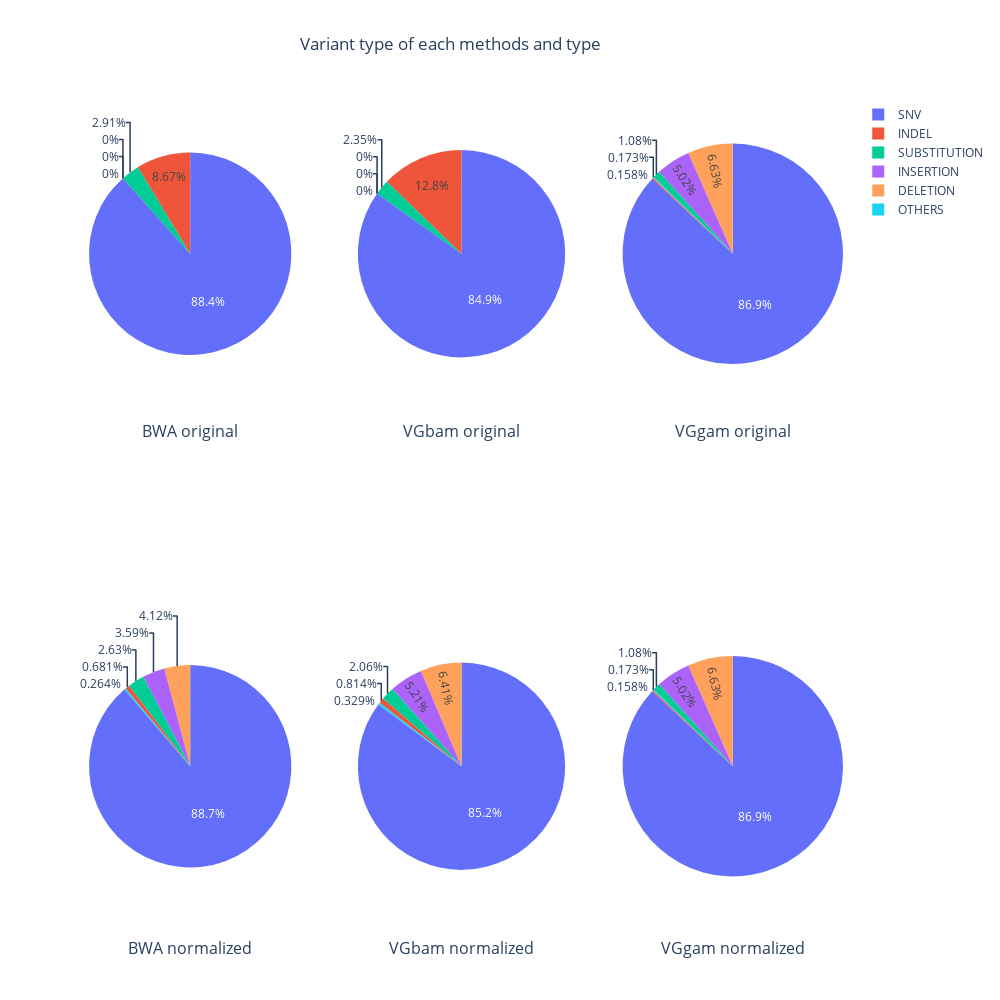

The notebook cell saved with this chart:
### Code cell
fig = make_subplots(2, 3, specs=specs,
                    subplot_titles=['BWA original','VGbam original','VGgam original', 'BWA normalized', 'VGbam normalized', 'VGgam normalized'])

                     
fig.add_trace(go.Pie(labels=labels, values=val_bwaOG, scalegroup='one',
                     name="BWA original"), 1, 1)
fig.add_trace(go.Pie(labels=labels, values=val_vgbamOG, scalegroup='one',
                     name="VGbam original"), 1, 2)
fig.add_trace(go.Pie(labels=labels, values=val_vggamOG, scalegroup='one',
                     name="VGgam original"), 1, 3)
fig.add_trace(go.Pie(labels=labels, values=val_bwaNORM, scalegroup='one',
                     name="BWA normalized"), 2, 1)
fig.add_trace(go.Pie(labels=labels, values=val_vgbamnorm, scalegroup='one',
                     name="VGbam normalized"), 2, 2)
fig.add_trace(go.Pie(labels=labels, values=val_vggamnorm, scalegroup='one',
                     name="VGgam normalized"), 2, 3)

fig.layout.annotations[0].update(y=0.58)
fig.layout.annotations[1].update(y=0.58)
fig.layout.annotations[2].update(y=0.58)
fig.layout.annotations[3].update(y=-0.05)
fig.layout.annotations[4].update(y=-0.05)
fig.layout.annotations[5].update(y=-0.05)


fig.update_layout(title_text='Variant type of each methods and type')
fig.update_layout(title_x=0.45)
fig.update_layout(
    autosize=False,
    width=1000,
    height=1000)
fig.show()

### Figure 1 — Plotly figure (JSON) as saved in the notebook; plotly's stock layout.template omitted (floating-point values rounded to 4 significant figures)
{"data": [{"domain": {"x": [0, 0.2889], "y": [0.625, 1]}, "labels": ["SNV", "INDEL", "SUBSTITUTION", "INSERTION", "DELETION", "OTHERS"], "name": "BWA original", "scalegroup": "one", "type": "pie", "values": [13893352, 1362135, 456448, 0, 0, 0]}, {"domain": {"x": [0.3556, 0.6444], "y": [0.625, 1]}, "labels": ["SNV", "INDEL", "SUBSTITUTION", "INSERTION", "DELETION", "OTHERS"], "name": "VGbam original", "scalegroup": "one", "type": "pie", "values": [13991960, 2110295, 386965, 0, 0, 0]}, {"domain": {"x": [0.7111, 1], "y": [0.625, 1]}, "labels": ["SNV", "INDEL", "SUBSTITUTION", "INSERTION", "DELETION", "OTHERS"], "name": "VGgam original", "scalegroup": "one", "type": "pie", "values": [16203843, 29520, 202086, 936146, 1235398, 32334]}, {"domain": {"x": [0, 0.2889], "y": [0, 0.375]}, "labels": ["SNV", "INDEL", "SUBSTITUTION", "INSERTION", "DELETION", "OTHERS"], "name": "BWA normalized", "scalegroup": "one", "type": "pie", "values": [13935811, 106996, 413875, 563453, 646929, 41429]}, {"domain": {"x": [0.3556, 0.6444], "y": [0, 0.375]}, "labels": ["SNV", "INDEL", "SUBSTITUTION", "INSERTION", "DELETION", "OTHERS"], "name": "VGbam normalized", "scalegroup": "one", "type": "pie", "values": [14038934, 134092, 339812, 859196, 1056867, 54221]}, {"domain": {"x": [0.7111, 1], "y": [0, 0.375]}, "labels": ["SNV", "INDEL", "SUBSTITUTION", "INSERTION", "DELETION", "OTHERS"], "name": "VGgam normalized", "scalegroup": "one", "type": "pie", "values": [16203843, 29520, 202086, 936146, 1235399, 32334]}], "layout": {"annotations": [{"font": {"size": 16}, "showarrow": false, "text": "BWA original", "x": 0.1444, "xanchor": "center", "xref": "paper", "y": 0.58, "yanchor": "bottom", "yref": "paper"}, {"font": {"size": 16}, "showarrow": false, "text": "VGbam original", "x": 0.5, "xanchor": "center", "xref": "paper", "y": 0.58, "yanchor": "bottom", "yref": "paper"}, {"font": {"size": 16}, "showarrow": false, "text": "VGgam original", "x": 0.8556, "xanchor": "center", "xref": "paper", "y": 0.58, "yanchor": "bottom", "yref": "paper"}, {"font": {"size": 16}, "showarrow": false, "text": "BWA normalized", "x": 0.1444, "xanchor": "center", "xref": "paper", "y": -0.05, "yanchor": "bottom", "yref": "paper"}, {"font": {"size": 16}, "showarrow": false, "text": "VGbam normalized", "x": 0.5, "xanchor": "center", "xref": "paper", "y": -0.05, "yanchor": "bottom", "yref": "paper"}, {"font": {"size": 16}, "showarrow": false, "text": "VGgam normalized", "x": 0.8556, "xanchor": "center", "xref": "paper", "y": -0.05, "yanchor": "bottom", "yref": "paper"}], "autosize": false, "height": 1000, "title": {"text": "Variant type of each methods and type", "x": 0.45}, "width": 1000}}
